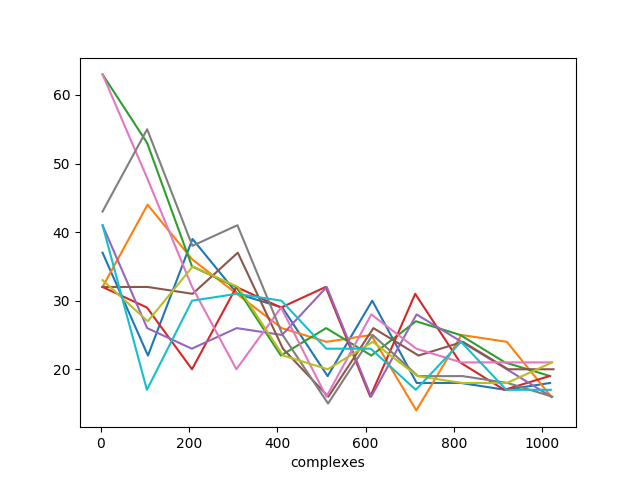

Generate this figure with Python:
#!/usr/bin/python
# -*- coding: UTF-8 -*-

import numpy as np
import tensorflow as tf
import time
import os
import csv

import matplotlib.pyplot as plt
from domains.ne.cartpoles.enviornment.cartpole import SingleCartPoleEnv
from domains.ne.cartpoles.enviornment import force
from rl.dqn import  DeepQNetwork

import domains.ne.cartpoles.enviornment.runner as runner

env = SingleCartPoleEnv().unwrapped
RL = DeepQNetwork(n_actions=env.action_space.n,
                  n_features=env.observation_space.shape[0])

mode = 'noreset'
maxepochcount = 1500
complexunit = 20.

def _do_learn(observation,action,reward,observation_,step,totalreward,total_step):
    RL.store_transition(observation, action, reward, observation_)
    if total_step > 10:
        RL.learn()

def execute(xh=None,mode='noreset'):
    global env
    global RL

    complexes = []
    reward_list = []
    notdone_count_list = []
    steps = []

    episode_reward_list = []
    episode_notdone_count_list = []
    total_step = 0

    if xh is None or str(int(xh)) == '':
        xh = ''
    else:
        xh = "_" + str(int(xh))

    while True:
        # 执行一次
        notdone_count, episode_reward, step, total_step= runner.do_until_done(env,RL.choose_action,total_step,_do_learn)

        # 记录执行得到的奖励和不倒下次数
        episode_reward_list.append(episode_reward)
        episode_notdone_count_list.append(notdone_count)
        # 每执行100次,打印一下
        if total_step % 100 == 0 and total_step != 0:
            print("持续次数=", episode_notdone_count_list, ",平均=", np.average(episode_notdone_count_list))
            print("累计奖励=", episode_reward_list, ",平均=", np.average(episode_reward_list))

        # 判断是否可以提升复杂度
        if notdone_count > env.max_notdone_count or total_step >= maxepochcount:
            # 记录复杂度和对应获得的奖励(平均还是最大)
            complexes.append(force.force_generator.currentComplex())
            reward_list.append(np.max(episode_reward_list))
            notdone_count_list.append(np.max(episode_notdone_count_list))
            steps.append(total_step)
            #filename = os.path.split(os.path.realpath(__file__))[0] + '\\datas\\dqn' + str(xh) +'.npy'
            #np.save(filename, (complexes, notdone_count_list, reward_list,steps))
            print([(f, c) for f, c in zip(complexes, notdone_count_list)])

            # 记录过程记录
            filename = os.path.split(os.path.realpath(__file__))[0] + os.sep + 'datas_'+mode + os.sep + 'dqn' + \
                       os.sep + 'dqn' + str(xh) + '.csv'
            out = open(filename, 'a', newline='')
            csv_write = csv.writer(out, dialect='excel')
            csv_write.writerow([complexes[-1]]+episode_notdone_count_list)

            episode_notdone_count_list,episode_reward_list = [],[],
            total_step = 0

            print('复杂度:', complexes)
            print('奖励:', reward_list)
            print("持续次数:", notdone_count_list)

            # 升级复杂度,为了加快执行速度,让复杂度增加幅度至少大于min_up
            changed, newcomplex, k, w, f, sigma = force.force_generator.promptComplex(complexunit)
            if not changed or newcomplex is None:
                break  # 复杂度已经达到最大,结束
            print('新的环境复杂度=%.3f,k=%.2f,w=%.2f,f=%.2f,sigma=%.2f' % (newcomplex, k, w, f, sigma))

            if mode == 'reset':
                env = SingleCartPoleEnv().unwrapped
                RL = DeepQNetwork(n_actions=env.action_space.n,
                                  n_features=env.observation_space.shape[0])

    #np.save('dqn_result.npz', complexes, notdone_count_list,reward_list)
    RL.save()
    #plt.plot(complexes, reward_list, label='reward')
    plt.plot(complexes, notdone_count_list, label='times')
    plt.xlabel('complexes')
    plt.savefig('dqn_cartpole.png')

def run(**kwargs):
    global mode
    global maxepochcount
    global complexunit
    global env
    global RL

    mode = 'noreset' if 'mode' not in kwargs.keys() else kwargs['mode']
    maxepochcount = 1500 if 'maxepochcount' not in kwargs.keys() else int(kwargs['maxepochcount'])
    complexunit = 20.0 if 'complexunit' not in kwargs.keys() else float(kwargs['complexunit'])
    xh = None if 'xh' not in kwargs.keys() else int(kwargs['xh'])

    execute(xh,mode)

if __name__ == '__main__':
    force.init()

    for i in range(10):
        run(mode='reset', maxepochcount=1000, complexunit=100.,xh=i)
        env = SingleCartPoleEnv().unwrapped
        RL = DeepQNetwork(n_actions=env.action_space.n,
                          n_features=env.observation_space.shape[0])
        force.force_generator = force.ForceGenerator(0.0,0.0,0.0,1.01)





